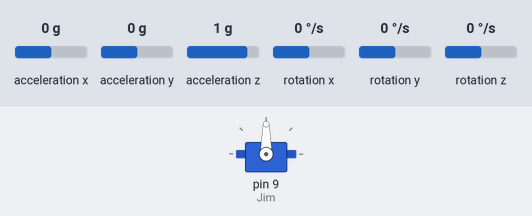
This sketch was run on a simulated Arduino Uno, built with avr-gcc and run on an emulated ATmega328P. Parts: servo. Inputs (shaded band) come from the test bench; at power-on: acceleration x 0 g, acceleration y 0 g, acceleration z 1 g, rotation x 0 °/s, rotation y 0 °/s, rotation z 0 °/s. What the sketch prints to the serial monitor is not drawn.

Above: at 3.2 s.
3.3 s: acceleration x set to 0.8 g
6.3 s: acceleration x set to -1.4 g
Timing chart, 0 to 9.3 s (numbered marks = the images above; inputs shaded):
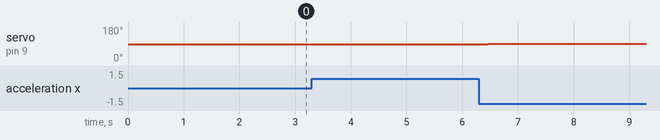

The sketch:

MPU_angle_and_correction.ino
```cpp
#include "I2Cdev.h"
#include "MPU6050.h"
#include <Servo.h>
#include <PID_v1.h>

Servo Jim;

#if I2CDEV_IMPLEMENTATION == I2CDEV_ARDUINO_WIRE
  #include "Wire.h"
#endif

MPU6050 accelgyro;

int16_t ax, ay, az;
int16_t gx, gy, gz;

#define OUTPUT_READABLE_ACCELGYRO

#define LED_PIN 13
bool blinkstate = false;

//Define Variables we'll be connecting to
double Setpoint, Input, Output;

//Specify the links and initial tuning parameters
double Kp=5, Ki=2, Kd=1;
PID myPID(&Input, &Output, &Setpoint, Kp, Ki, Kd, DIRECT);

void setup() {
  // put your setup code here, to run once:

  #if I2CDEV_IMPLEMENTATION == I2CDEV_ARDUINO_WIRE
      Wire.begin();
  #elif I2CDEV_IMPLEMENTATION == I2CDEV_BUILTIN_FASTWIRE
      Fastwire::setup(400, true);
  #endif

  Serial.begin(9600);
  Serial.println("Intializing I2C devices");
  accelgyro.initialize();

  Jim.attach(9);
  Serial.println("Centering Servo.... Please wait");
  Jim.write(90);
  delay(2000);
  Serial.println("....done.");

  //My MPU6050 offsets

  accelgyro.setXAccelOffset(-2535);
  accelgyro.setYAccelOffset(180);
  accelgyro.setZAccelOffset(1850);
  accelgyro.setXGyroOffset(26);
  accelgyro.setYGyroOffset(-49);
  accelgyro.setZGyroOffset(-2);

  Serial.println("Finding current angle");
  accelgyro.getMotion6(&ax, &ay, &az, &gx, &gy, &gz);
  int angle = map(ax, -16384, 16384, 0, 180);
  Serial.println(angle);
  Input = ax;
  Setpoint = 0;

  myPID.SetMode(AUTOMATIC);


}

void loop() {
  // put your main code here, to run repeatedly:
  accelgyro.getMotion6(&ax, &ay, &az, &gx, &gy, &gz);
  Input = ax;
  Serial.println("ax value:");
  Serial.println(ax);
  Serial.println("Input value:");
  Serial.println(Input);

  myPID.Compute();
  Serial.println("Output value:");
  Serial.println(Output);
  int Sangle = map(Output, -16384, 16384, 0, 180);
  Serial.println("Angle value:");
  Serial.println(Sangle);

  Jim.write(Sangle);
  delay(15);

}
```

Measured:
- after the input at 3.3 s, every drawn part: stays the same
- after the input at 6.3 s, servo on pin 9 (Jim): 90° → 91° after 0.16 s
